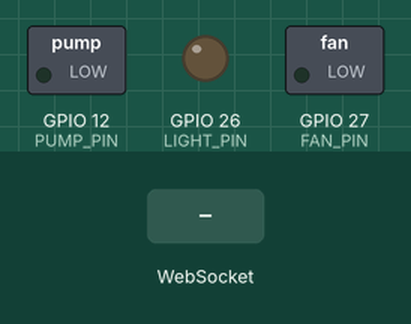
This sketch was run on a simulated ESP32. On the bench: switched loads named in the sketch (green lamp = pin HIGH), output pins drawn as LEDs (lit = HIGH). Inputs (shaded band) come from the test bench. WiFi joins after 1.5 s; servers stay silent unless stated; uploads are accepted with an empty reply; what the sketch prints to the serial monitor is not drawn.

Above: at 2.9 s.
3.0 s: WebSocket text "1" received
At 4.2 s:
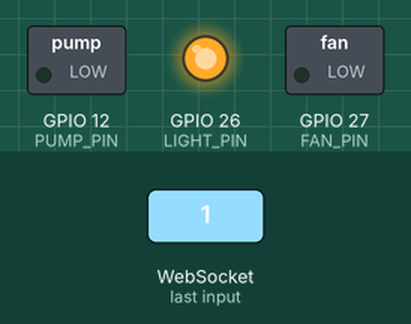
4.5 s: WebSocket text "3" received
At 5.4 s:
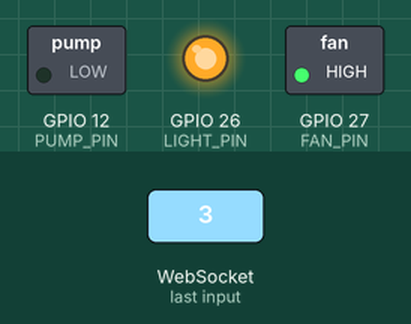
6.0 s: WebSocket text "0" received
At 6.5 s:
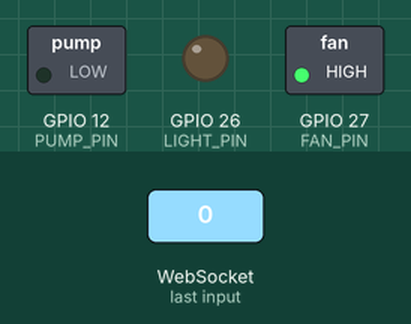
7.5 s: WebSocket text "5" received
At 8.7 s:
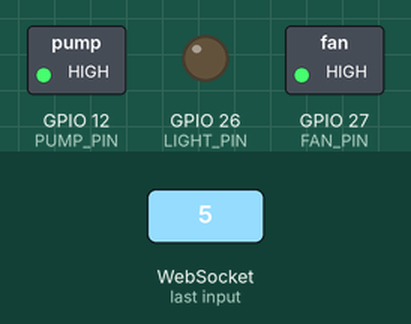
9.0 s: WebSocket text "2" received
At 10.0 s:
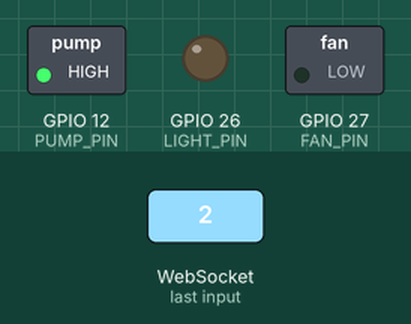
10.5 s: WebSocket text "4" received
At 11.1 s:
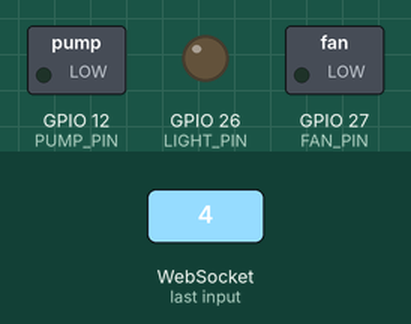
Timing chart, 0 to 13.0 s (numbered marks = the images above; inputs shaded):
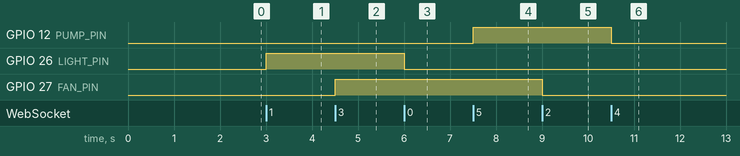

Measured:
- after the input at 3.0 s, GPIO 26 (LIGHT_PIN): LOW → HIGH at once
- after the input at 4.5 s, GPIO 27 (FAN_PIN): LOW → HIGH at once
- after the input at 6.0 s, GPIO 26 (LIGHT_PIN): HIGH → LOW at once
- after the input at 7.5 s, GPIO 12 (PUMP_PIN): LOW → HIGH at once
- after the input at 9.0 s, GPIO 27 (FAN_PIN): HIGH → LOW at once
- after the input at 10.5 s, GPIO 12 (PUMP_PIN): HIGH → LOW at once

The sketch:

esp32.ino
```cpp
#include <WiFi.h>
#include <WebServer.h>
#include <WebSocketsServer.h>
#include <HTTPClient.h>
#include <WiFiClientSecure.h>
#include <WiFiUdp.h>

/* ================= DEVICE INFO ================= */
const char* DEVICE_NAME = "Priya_esp";
const char* DISCOVERY_MESSAGE = "HUMALVO_DEVICE";  // Discovery identifier

/* ================= WIFI ================= */
const char* ssid = "Sorry";
const char* password = "aaaaaaaa";

/* ================= RELAY PINS ================= */
#define LIGHT_PIN  26
#define FAN_PIN    27
#define PUMP_PIN   12

/* ================= STATE ================= */
bool lightState = false;
bool fanState   = false;
bool pumpState  = false;

/* ================= SERVERS ================= */
WebServer server(80);
WebSocketsServer webSocket(81);
WiFiUDP udp;
const int UDP_DISCOVERY_PORT = 8888;

/* ================= APPLY COMMAND ================= */
void applyCommand(char c) {
  switch (c) {
    case '0': lightState = false; break;
    case '1': lightState = true;  break;
    case '2': fanState   = false; break;
    case '3': fanState   = true;  break;
    case '4': pumpState  = false; break;
    case '5': pumpState  = true;  break;
  }
}

/* ================= UPDATE RELAYS ================= */
void updateRelays() {
  digitalWrite(LIGHT_PIN, lightState ? HIGH : LOW);
  digitalWrite(FAN_PIN,   fanState   ? HIGH : LOW);
  digitalWrite(PUMP_PIN,  pumpState  ? HIGH : LOW);
}

/* ================= STATE STRING ================= */
String getStateString() {
  String s = "";
  s += (lightState ? "1" : "0");
  s += (fanState   ? "3" : "2");
  s += (pumpState  ? "5" : "4");
  return s;
}

/* ================= CLOUD UPDATE ================= */
void updateCloud() {
  if (WiFi.status() != WL_CONNECTED) {
    Serial.println("❌ WiFi not connected");
    return;
  }

  WiFiClientSecure client;
  client.setInsecure();

  HTTPClient https;

  Serial.println("🌐 Sending cloud update...");

  if (!https.begin(client, "https://internetprotocal.onrender.com/config")) {
    Serial.println("❌ HTTPS begin failed");
    return;
  }

  https.addHeader("Content-Type", "application/json");

  String jsonBody;
  jsonBody.reserve(256);

  jsonBody =
    String("{\"deviceName\":\"") + DEVICE_NAME + "\"," +
    "\"wifiName\":\"" + String(ssid) + "\"," +
    "\"wifiPassword\":\"" + String(password) + "\"," +
    "\"deviceIp\":\"" + WiFi.localIP().toString() + "\"}";

  Serial.println("POST Body:");
  Serial.println(jsonBody);

  int httpCode = https.POST(jsonBody);

  Serial.print("HTTP Response Code: ");
  Serial.println(httpCode);

  if (httpCode > 0) {
    Serial.println("Server Response:");
    Serial.println(https.getString());
  }

  https.end();
}

/* ================= UDP DISCOVERY ================= */
void handleDiscovery() {
  int packetSize = udp.parsePacket();
  if (packetSize) {
    char incomingPacket[255];
    int len = udp.read(incomingPacket, 255);
    if (len > 0) {
      incomingPacket[len] = 0;
    }

    String request = String(incomingPacket);

    // Check if it's a discovery request
    if (request.indexOf("HUMALVO_DISCOVER") >= 0) {
      Serial.printf("📡 Discovery request from %s:%d\n",
                    udp.remoteIP().toString().c_str(),
                    udp.remotePort());

      // Send response with our IP
      String response = String(DISCOVERY_MESSAGE) + ":" + WiFi.localIP().toString();
      udp.beginPacket(udp.remoteIP(), udp.remotePort());
      udp.write((const uint8_t*)response.c_str(), response.length());
      udp.endPacket();

      Serial.printf("✅ Sent discovery response: %s\n", response.c_str());
    }
  }
}

/* ================= WEBSOCKET EVENT ================= */
void onWebSocketEvent(uint8_t num, WStype_t type, uint8_t* payload, size_t length) {
  if (type == WStype_CONNECTED) {
    Serial.printf("[%u] Client connected\n", num);
    String state = getStateString();
    webSocket.sendTXT(num, state);
    Serial.printf("[%u] Sent initial state: %s\n", num, state.c_str());
  }
  else if (type == WStype_DISCONNECTED) {
    Serial.printf("[%u] Client disconnected\n", num);
  }
  else if (type == WStype_TEXT) {
    Serial.printf("[%u] Received: %s\n", num, (char*)payload);

    bool stateChanged = false;

    for (size_t i = 0; i < length; i++) {
      char c = (char)payload[i];

      if (c == 'S' || c == 's') {
        String state = getStateString();
        webSocket.sendTXT(num, state);
        Serial.printf("[%u] Sync request - sent: %s\n", num, state.c_str());
        return;
      }

      applyCommand(c);
      stateChanged = true;
    }

    if (stateChanged) {
      updateRelays();
      String state = getStateString();
      webSocket.broadcastTXT(state);
      Serial.printf("Broadcasted state: %s\n", state.c_str());
    }
  }
}

/* ================= HTTP HANDLER ================= */
void handleHttp() {
  String uri = server.uri();

  if (uri.startsWith("/setcmd/")) {
    String cmd = uri.substring(8);

    for (char c : cmd) {
      applyCommand(c);
    }

    updateRelays();
    String state = getStateString();
    webSocket.broadcastTXT(state);
    server.send(200, "text/plain", state);
    return;
  }

  server.send(404, "text/plain", "Not Found");
}

/* ================= SETUP ================= */
void setup() {
  Serial.begin(115200);

  pinMode(LIGHT_PIN, OUTPUT);
  pinMode(FAN_PIN, OUTPUT);
  pinMode(PUMP_PIN, OUTPUT);
  updateRelays();

  WiFi.begin(ssid, password);
  Serial.print("Connecting WiFi");

  while (WiFi.status() != WL_CONNECTED) {
    delay(500);
    Serial.print(".");
  }

  Serial.println("\n✅ WiFi connected");
  Serial.print("ESP32 IP: ");
  Serial.println(WiFi.localIP());

  // Start UDP for discovery
  udp.begin(UDP_DISCOVERY_PORT);
  Serial.printf("📡 UDP Discovery listening on port %d\n", UDP_DISCOVERY_PORT);

  server.onNotFound(handleHttp);
  server.begin();

  webSocket.begin();
  webSocket.onEvent(onWebSocketEvent);

  updateCloud();
}

/* ================= LOOP ================= */
void loop() {
  server.handleClient();
  webSocket.loop();
  handleDiscovery();  // Handle discovery requests

  static unsigned long lastCloud = 0;
  if (millis() - lastCloud > 60000) {
    updateCloud();
    lastCloud = millis();
  }
}
```
